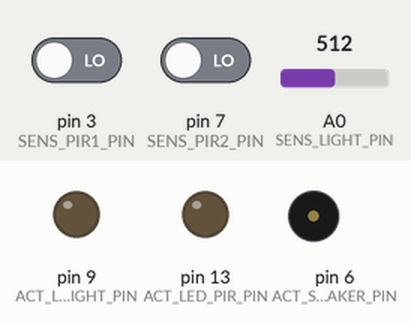
A sketch run on a simulated Arduino Uno, built with avr-gcc and run on an emulated ATmega328P. Shown: output pins drawn as LEDs (lit = HIGH), buzzer (waves = sounding, pin HIGH). The inputs (shaded band) are chosen by the test bench; at power-on: A0 (SENS_LIGHT_PIN) = 512, pin 3 (SENS_PIR1_PIN) LOW, pin 7 (SENS_PIR2_PIN) LOW.

Above: at 1.2 s.
1.3 s: A0 (SENS_LIGHT_PIN) set to 603
2.8 s: A0 (SENS_LIGHT_PIN) set to 631
At 3.1 s:
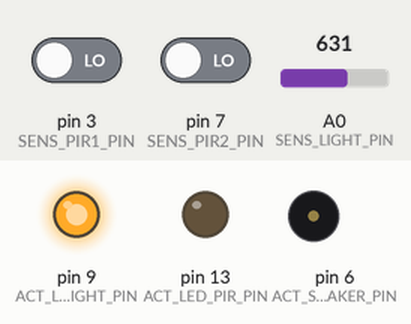
4.3 s: pin 3 (SENS_PIR1_PIN) driven HIGH
At 5.5 s:
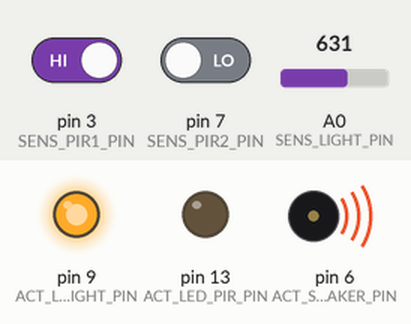
5.8 s: pin 7 (SENS_PIR2_PIN) driven HIGH
At 6.6 s:
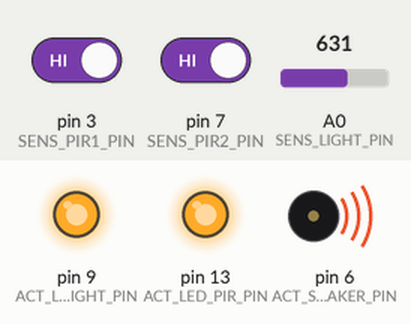
7.3 s: pin 3 (SENS_PIR1_PIN) driven LOW
At 7.7 s:
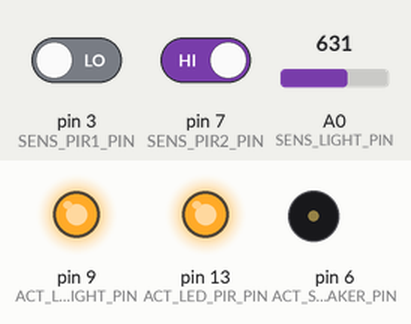
8.8 s: A0 (SENS_LIGHT_PIN) set to 511
At 10.1 s:
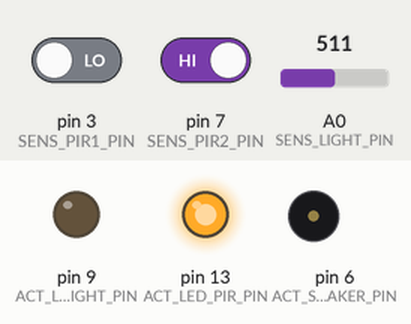
Timing chart, 0 to 11.3 s (numbered marks = the images above; inputs shaded):
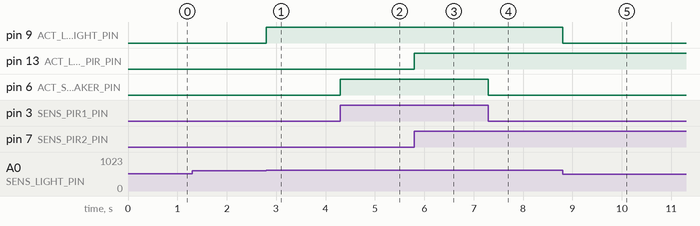

The sketch:

uno.ino
```cpp
#include <SPI.h>
#include "sensors.h"
#include "actuators.h"

void setup() {
  Sensors::Init();
  Actuators::Init();
  Serial.begin(9600);
}

void loop() {
  Sensors::WatchLight();
  Sensors::WatchPIR1();
  Sensors::WatchPIR2();
}
```

actuators.cpp
```cpp
#include <SPI.h>
#include "actuators.h"

const int ACT_SPEAKER_PIN = 6;   //D6  - LED (replace with speaker)
const int ACT_LED_LIGHT_PIN = 9; //D9  - LED for Max Light
const int ACT_LED_PIR_PIN = 13;  //D13 - LED for PIR2

void Actuators::Init() {
  pinMode(ACT_SPEAKER_PIN, OUTPUT);
  pinMode(ACT_LED_LIGHT_PIN, OUTPUT);
  pinMode(ACT_LED_PIR_PIN, OUTPUT);
};

void Actuators::SetSpeaker(int speakerState) {
  int current = digitalRead(ACT_SPEAKER_PIN);
  if(current != speakerState) {
    digitalWrite(ACT_SPEAKER_PIN, speakerState);
  }
};

int Actuators::GetSpeaker() {
  return digitalRead(ACT_SPEAKER_PIN);
};

void Actuators::SetLedLight(int led1State) {
  int current = digitalRead(ACT_LED_LIGHT_PIN);
  if(current != led1State) {
    digitalWrite(ACT_LED_LIGHT_PIN, led1State);
  }
};

int Actuators::GetLedLight() {
  return digitalRead(ACT_LED_LIGHT_PIN);
};

void Actuators::SetLedPir(int led2State) {
  int current = digitalRead(ACT_LED_PIR_PIN);
  if(current != led2State) {
    digitalWrite(ACT_LED_PIR_PIN, led2State);
  }
};

int Actuators::GetLedPir() {
  return digitalRead(ACT_LED_PIR_PIN);
};
```

actuators.h
```cpp
class Actuators {
  public:
    static void Init();
    //setters
    static void SetSpeaker(int speakerState);
    static void SetLedLight(int ledLightState);
    static void SetLedPir(int ledPirState);
    //getters
    static int GetSpeaker();
    static int GetLedLight();
    static int GetLedPir();
};
```

sensors.cpp
```cpp
#include <SPI.h>
#include "sensors.h"
#include "actuators.h"

const int SENS_LIGHT_PIN = 0; //A0  - Light sensor (LDR)
const int SENS_PIR1_PIN = 3;  //D3  - PIR sensor 1 (turns on alarm)
const int SENS_PIR2_PIN = 7;  //D7  - PIR sensor 2 (turns on light)
const int MAX_LIGHT = 150;    //Max LDR value for SENS_LIGHT_PIN

void Sensors::Init() {
  pinMode(SENS_PIR1_PIN, INPUT);
  pinMode(SENS_PIR2_PIN, INPUT);
  pinMode(SENS_LIGHT_PIN, INPUT);
};

/**
 * @see http://programarfacil.com/podcast/48-sensor-de-temperatura-en-arduino
 */
int Sensors::GetLight() {
  return (analogRead(SENS_LIGHT_PIN) * 250.0) / 1024.0;
};

int Sensors::GetPir1() {
  return digitalRead(SENS_PIR1_PIN);
};

int Sensors::GetPir2() {
  return digitalRead(SENS_PIR2_PIN);
};

void Sensors::WatchLight() {
  int light = Sensors::GetLight();
  if (light > MAX_LIGHT) {
    Actuators::SetLedLight(HIGH);
  } else {
    Actuators::SetLedLight(LOW);
  }
};

void Sensors::WatchPIR1() {
  int pirState = Sensors::GetPir1();
  Actuators::SetSpeaker(pirState);
};

void Sensors::WatchPIR2() {
  int pirState = Sensors::GetPir2();
  Actuators::SetLedPir(pirState);
};
```

sensors.h
```cpp
class Sensors {
  public:
    static void Init();
    //getters
    static int GetLight();
    static int GetPir1();
    static int GetPir2();
    //watchers
    static void WatchLight();
    static void WatchPIR1();
    static void WatchPIR2();
};
```

Measured:
- the behaviour switches between 618 and 619 on A0 (SENS_LIGHT_PIN) (found by bisection; images 0 and 1)
- after the input at 1.3 s, every drawn part: stays the same
- after the input at 2.8 s, pin 9 (ACT_LED_LIGHT_PIN): LOW → HIGH at once
- after the input at 4.3 s, pin 6 (ACT_SPEAKER_PIN): LOW → HIGH at once
- after the input at 5.8 s, pin 13 (ACT_LED_PIR_PIN): LOW → HIGH at once
- after the input at 7.3 s, pin 6 (ACT_SPEAKER_PIN): HIGH → LOW at once
- after the input at 8.8 s, pin 9 (ACT_LED_LIGHT_PIN): HIGH → LOW at once
